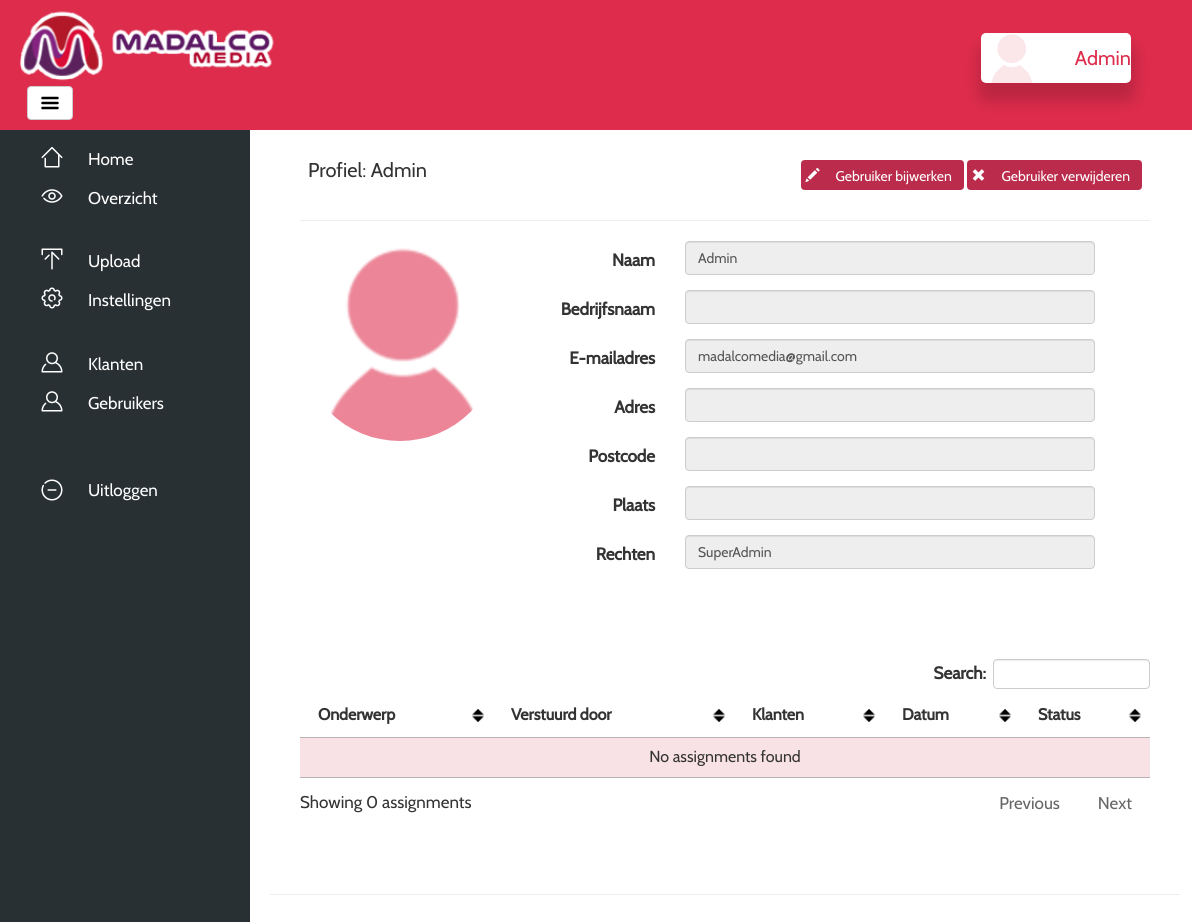
Screenshot of /?page=showuserprofile&id=1 (signed in) with the database file from the repository.
### tables this page shows
CREATE TABLE `settings` (
  `id` int(11) NOT NULL,
  `SMTP` varchar(64) NOT NULL,
  `SMTPport` varchar(64) NOT NULL,
  `Email` varchar(64) NOT NULL,
  `Mailpass` varchar(64) NOT NULL,
  `Logo` varchar(100) NOT NULL,
  `Header` varchar(64) NOT NULL,
  `Host` varchar(64) NOT NULL,
  `globalmail` tinyint(1) NOT NULL,
  `contactmail` varchar(64) NOT NULL,
  `background` varchar(64) NOT NULL
);

CREATE TABLE `users` (
  `id` int(11) NOT NULL,
  `profimg` varchar(100) NOT NULL DEFAULT 'profile.png',
  `naam` varchar(60) NOT NULL,
  `email` varchar(60) NOT NULL,
  `altmail` varchar(60) NOT NULL,
  `paswoord` varchar(256) NOT NULL,
  `permgroup` int(11) NOT NULL DEFAULT '2',
  `bedrijfsnaam` varchar(64) NOT NULL,
  `adres` varchar(64) NOT NULL,
  `postcode` varchar(8) NOT NULL,
  `plaats` varchar(64) NOT NULL,
  `lang` varchar(4) NOT NULL DEFAULT 'nl',
  `active` tinyint(1) NOT NULL DEFAULT '1',
  `paswoordvergeten` varchar(256) NOT NULL,
  `passresetdate` datetime NOT NULL
);

CREATE TABLE `permgroup` (
  `id` int(11) NOT NULL,
  `userperm` int(11) NOT NULL,
  `name` varchar(64) NOT NULL,
  `assignable` int(11) NOT NULL
);

### app/view/showuserprofile.php (the view, shortened to what the rows shown need)
<?php
if ($user->getPermission($permgroup, 'CAN_SHOW_USERS') == 1) {
} else {
    $block->Redirect('index.php');
    Session::flash('error', TEXT_NO_PERMISSION);
}
$user = new UserController();
if (isset($_GET['id'])) {
    $userinfo = $user->getUserById($_GET['id']);
} else {
    echo '<div class="alert alert-info">Profiel niet gevonden</div>';
    return false;
}
$items = new MailController();
$user = new UserController();
if ($userinfo['permgroup'] == '1') {
    $clientID = $userinfo['id'];
    $userid = $userinfo['id'];
    $get_filled_info = $items->getUserMailByUserId($userid, null, null, $clientID);
} else {
    $userid = $userinfo['id'];
    $get_filled_info = $items->getUserMailByUserId($userid);
}
?>
<div id="page-content-wrapper">
    <div class="container-fluid">
        <div class="row">
            <div class="col-lg-12 profile">
                <div class="container">
                    <table style="width:100%">
                        <tr>
                            <th style="text-align: left;"><p class="NameText" style="font-weight: normal;">
                                    <?= TEXT_USERPROFILE ?><?= $userinfo['naam'] ?></p></th>
                            <th style="text-align: right;">
                                <?php if ($user->getPermission($permgroup, 'CAN_EDIT_CLIENT') == 1 && $userinfo['permgroup'] == '1') { ?>
                                    <a href="?page=editclient&id=<?= $_GET['id'] ?>">
                                        <button type="button" class="btn btn-labeled btn-success MyOverviewButton">
                                            <span class="btn-label"><i class="glyphicon glyphicon-pencil"></i></span><?= TEXT_EDIT_USER ?>
                                        </button>
                                    </a>
                                <?php }
                                else if ($user->getPermission($permgroup, 'CAN_EDIT_USER') == 1 && $userinfo['permgroup'] !== '1') { ?>
                                    <a href="?page=editclient&id=<?= $_GET['id'] ?>">
                                        <button type="button" class="btn btn-labeled btn-success MyOverviewButton">
                                            <span class="btn-label"><i class="glyphicon glyphicon-pencil"></i></span><?= TEXT_EDIT_USER ?>
                                        </button>
                                    </a>
                                <?php } ?>
                                <?php if ($user->getPermission($permgroup, 'CAN_DELETE_USER') == 1 && $userinfo['permgroup'] !== '1') { ?>
                                    <a data-toggle="modal" data-target="#DeleteUser" href="#">
                                        <button type="button" class="btn btn-labeled btn-success MyOverviewButton">
                                            <span class="btn-label"><i class="glyphicon glyphicon-remove"></i></span><?= TEXT_DELETE_USER ?>
                                        </button>
                                    </a>
                                <?php } ?>
                            </th>
                        </tr>
                    </table>
                    <hr>
                    <div class="row">
                        <div class="col-md-3">
                            <div class="text-center">
                                <div style="background: url(<?= DIR_IMG . $userinfo['profimg'] ?>); background-size: cover; width: 200px; height: 200px; background-position: 50%; margin: 0 auto" class="avatar img-circle"></div>
                            </div>
                        </div>
                        <div class="col-md-9 personal-info">
                            <form class="form-horizontal" role="form">
                                <div class="form-group">
                                    <label class="col-lg-3 control-label"><?= TEXT_NAME ?></label>
                                    <div class="col-lg-8">
                                        <input disabled class="form-control" value="<?= $userinfo['naam'] ?>"
                                               type="text">
                                    </div>
                                </div>
                                <div class="form-group">
                                    <label class="col-lg-3 control-label"><?= TEXT_COMPANY_NAME ?></label>
                                    <div class="col-lg-8">
                                        <input disabled class="form-control" value="<?= $userinfo['bedrijfsnaam'] ?>"
                                               type="text">
                                    </div>
                                </div>
                                <div class="form-group">
                                    <label class="col-lg-3 control-label"><?= TEXT_EMAIL ?></label>
                                    <div class="col-lg-8">
                                        <input disabled class="form-control" value="<?= $userinfo['email'] ?>"
                                               type="text">
                                    </div>
                                </div>
                                <div class="form-group">
                                    <label class="col-lg-3 control-label"><?= TEXT_ADRESS ?></label>
                                    <div class="col-lg-8">
                                        <input disabled class="form-control" value="<?= $userinfo['adres'] ?>"
                                               type="text">
                                    </div>
                                </div>
                                <div class="form-group">
                                    <label class="col-lg-3 control-label"><?= TEXT_POSTALCODE ?></label>
                                    <div class="col-lg-8">
                                        <input disabled class="form-control" size="6"
                                               value="<?= $userinfo['postcode'] ?>" type="text">
                                    </div>
                                </div>
                                <div class="form-group">
                                    <label class="col-lg-3 control-label"><?= TEXT_CITY ?></label>
                                    <div class="col-lg-8">
                                        <input disabled class="form-control" value="<?= $userinfo['plaats'] ?>"
                                               type="text">
                                    </div>
                                </div>
                                <?php if ($user->getPermission($permgroup, 'CAN_EDIT_USER') == '1'){ ?>
                                    <?php $usrperm = $user->getPermissionGroupName($userinfo['permgroup']); ?>
                                    <div class="form-group">
                                        <label class="col-lg-3 control-label"><?= TEXT_PERMISSION ?></label>
                                        <div class="col-lg-8">
                                            <input disabled class="form-control" value="<?= $usrperm['name'] ?>" type="text">
                                        </div>
                                    </div>
                                <?php } ?>
                        </div>
                    </div>
                    <?php if (isset($get_filled_info) && $get_filled_info !== null) { ?>
                    <br />
                    <br />
                    <br />
                    <table id="myTable" class="table table-striped">
                        <thead>
                        <tr>
                            <th><?= TABLE_TITLE ?></th>
                            <th><?= TEXT_SENDER ?></th>
                            <th><?= TEXT_CLIENT ?></th>
                            <th id="date"><?= TEXT_DATE ?></th>
                            <th><?= TEXT_PROGRESS ?></th>
                        </tr>
                        </thead>
                        <tbody>
                        </tbody>
                    </table>
                <?php } ?>
                </div>
            </div>
        </div>
        <br/>
        <br/>
    </div>
    <hr>
</div>

### app/view/header.php (shortened to what the rows shown need)
<?php
require_once DIR_MODEL . 'permissions.php';
if (isset($_SESSION['usr_id'])) {
    $myuser = $user->getUserById($_SESSION['usr_id']);
    $myuser = $myuser['naam'];
} else if (isset($user)) {
    $thisuser = $user->getUserById($session->getUserId());
    $myuser = $thisuser['naam'];
} else {
    echo 'User';
}
$settings = new UserController();
$admin = $settings->getAdminSettings();
if (isset($_SESSION['accorduserid']) && !isset($_SESSION['usr_id'])) {
    $userinfo = $user->getUserById($_SESSION['accorduserid']);
    $imgsrc = 'icons/profile.png';
} else {
    $userinfo = $user->getUserById($_SESSION['usr_id']);
    if ($userinfo['profimg'] !== null) {
        $imgsrc = DIR_IMG . $userinfo['profimg'];
    } else {
        $imgsrc = '../icons/profile.png';
    }
}
?>
    <html lang="<?= $language ?>">
    <head>
        <link href="css/bootstrap.min.css" rel="stylesheet">
        <link href="css/select2.min.css" rel="stylesheet"/>
        <link href="css/styles.css" rel="stylesheet">
        <link rel="stylesheet" type="text/css" href="css/dropzone.css" />
        <link rel="stylesheet" href="css/jquery-ui.css">
        <link rel="stylesheet" href="css/jquery.dataTables.min.css">
    </head>
<body>
    <div id="header" style="background: <?= $admin['Header']; ?>">
        <div id="MenuSide">
            <img src="<?= DIR_PUBLIC . $admin['Logo'] ?>" style="width:auto;height:75%;"/>
        </div>
        <div id="MenuButton">
            <a href="#menu-toggle" class="btn btn-default" id="menu-toggle"><img src="icons/menu-alt-20.png"></a>
        </div>
    </div>
    <div id="NameSide">
        <a style="text-decoration: none;" href="?page=profile">
            <div id="UserBlock" style="text-decoration: none;">
                <div id="UserBlockImage" style="background-image: url('<?= $imgsrc ?>');"></div>
                <div id="LoggedInAs"><?= $myuser ?></div>
            </div>
        </a>
    </div>
<div id="wrapper">
    <div id="sidebar-wrapper">
        <ul class="sidebar-nav">
            <li class="nav-button-home">
                <a href="?page=dashboard"><?= TEXT_HOME ?></a>
            </li>
            <li class="nav-button-all">
                <a href="?page=overview"><?= TEXT_OVERVIEW ?></a>
            </li>
            <br/>
            <?php if ($user->getPermission($permgroup, 'CAN_UPLOAD') == 1) { ?>
                <li class="nav-button-upload">
                    <a href="?page=uploadoverview"><?= TEXT_UPLOAD ?></a>
                </li>
            <?php } ?>
            <?php if ($user->getPermission($permgroup, 'CAN_EDIT_SETTINGS') == 1) { ?>
                <li class="nav-button-settings">
                    <a href="?page=settings"><?= TEXT_SETTINGS ?></a>
                </li>
            <?php } ?>
            <br/>
            <?php if ($user->getPermission($permgroup, 'CAN_SHOW_KLANTPAGINA') == 1) { ?>
                <li class="nav-button-users">
                    <a href="?page=manageclients"><?= TEXT_CLIENT ?></a>
                </li>
            <?php } ?>
            <?php if ($user->getPermission($permgroup, 'CAN_SHOW_USERS') == 1) { ?>
                <li class="nav-button-users">
                    <a href="?page=manageusers"><?= TEXT_USER ?></a>
                </li>
            <?php } ?>
            <br/>
            <br/>
            <li class="nav-button-logout">
                <a href="?page=logout"><?= TEXT_LOGOUT ?></a>
            </li>
        </ul>
    </div>

### rows the page displays
settings: Logo (picture)
users: profimg (placeholder picture), naam "Admin", email "madalcomedia@gmail.com"
permgroup: name "SuperAdmin"

### other values shown
TEXT_HOME "Home"
TEXT_OVERVIEW "Overzicht"
TEXT_UPLOAD "Upload"
TEXT_SETTINGS "Instellingen"
TEXT_CLIENT "Klanten"
TEXT_USER "Gebruikers"
TEXT_LOGOUT "Uitloggen"
TEXT_USERPROFILE "Profiel:"
TEXT_EDIT_USER "Gebruiker bijwerken"
TEXT_DELETE_USER "Gebruiker verwijderen"
TEXT_NAME "Naam"
TEXT_COMPANY_NAME "Bedrijfsnaam"
TEXT_EMAIL "E-mailadres"
TEXT_ADRESS "Adres"
TEXT_POSTALCODE "Postcode"
